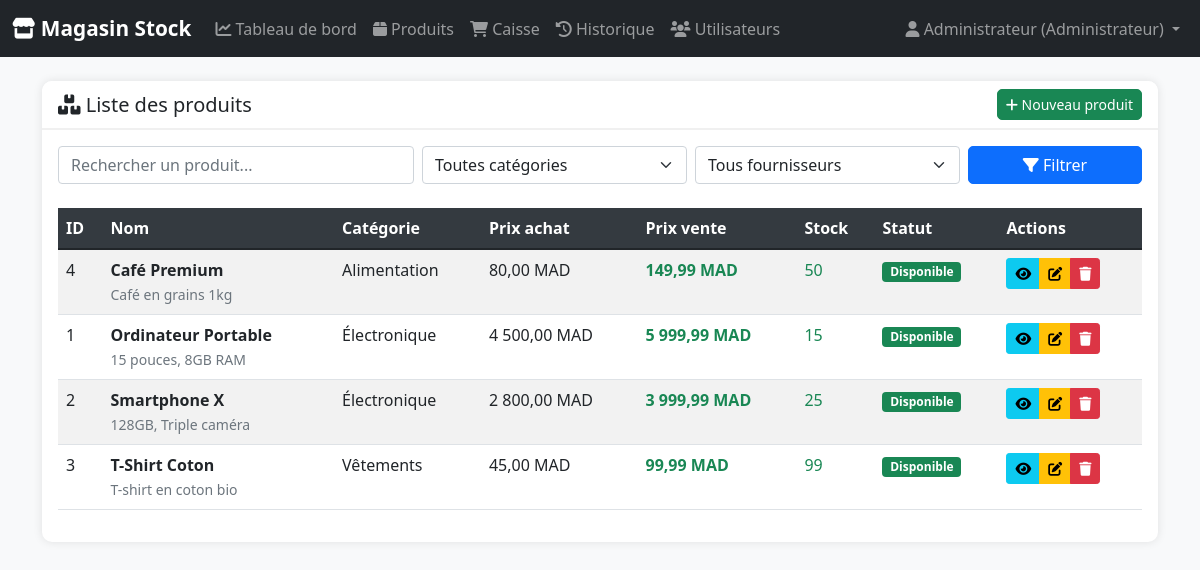
/index.php?controller=product&action=index (signed in), run on the app's committed database.
### tables this page shows
CREATE TABLE `products` (
  `id` int(11) NOT NULL,
  `name` varchar(100) NOT NULL,
  `description` text DEFAULT NULL,
  `purchase_price` decimal(10,2) NOT NULL,
  `selling_price` decimal(10,2) NOT NULL,
  `quantity` int(11) NOT NULL DEFAULT 0,
  `alert_threshold` int(11) NOT NULL DEFAULT 5,
  `category_id` int(11) DEFAULT NULL,
  `supplier_id` int(11) DEFAULT NULL,
  `created_at` timestamp NOT NULL DEFAULT current_timestamp(),
  `updated_at` timestamp NOT NULL DEFAULT current_timestamp() ON UPDATE current_timestamp()
);

CREATE TABLE `categories` (
  `id` int(11) NOT NULL,
  `name` varchar(50) NOT NULL,
  `description` text DEFAULT NULL,
  `created_at` timestamp NOT NULL DEFAULT current_timestamp()
);

### controllers/ProductController.php (called while the page is built, shortened)
<?php
require_once "Controller.php";
class ProductController extends Controller {
   public function index() {
    $productModel = new Product($this->db);
    $categoryModel = new Category($this->db);
    $supplierModel = new Supplier($this->db);
    $filters = [
        'category_id' => $_GET['category_id'] ?? null,
        'supplier_id' => $_GET['supplier_id'] ?? null,
        'search' => $_GET['search'] ?? null
    ];
    if ($_SESSION['user_role'] === 'supplier') {
        $userModel = new User($this->db);
        $user = $userModel->findById($_SESSION['user_id']);
        if ($user && !empty($user['supplier_id'])) {
            $filters['supplier_id'] = $user['supplier_id'];
            unset($_GET['supplier_id']);
        }
        $categories = [];
        $suppliers = [];
    } else {
        $categories = $categoryModel->getAll();
        $suppliers = $supplierModel->getAll();
    }
    $products = $productModel->getAll($filters);
    $this->render("products/index", [
        'products' => $products,
        'categories' => $categories,
        'suppliers' => $suppliers,
        'filters' => $filters
    ]);
}
}
?>

### models/Product.php (called while the page is built, shortened)
<?php
class Product {
    private $conn;
    private $table_name = "products";
    public function __construct($db) {
        $this->conn = $db;
    }
    public function getAll($filters = []) {
    $query = "SELECT p.*, c.name as category_name, s.name as supplier_name
              FROM " . $this->table_name . " p
              LEFT JOIN categories c ON p.category_id = c.id
              LEFT JOIN suppliers s ON p.supplier_id = s.id
              WHERE 1=1";
    $query .= " ORDER BY p.name ASC";
    $stmt = $this->conn->prepare($query);
    $stmt->execute();
    return $stmt->fetchAll(PDO::FETCH_ASSOC);
}
}
?>

### views/products/index.php (the view, shortened to what this page needs)
<div class="card">
    <div class="card-header bg-white">
        <div class="d-flex justify-content-between align-items-center">
            <h5 class="mb-0">
                <i class="fas fa-boxes"></i> Liste des produits
            </h5>
            <?php if ($_SESSION['user_role'] === 'admin'): ?>
            <a href="index.php?controller=product&action=create" class="btn btn-success btn-sm">
                <i class="fas fa-plus"></i> Nouveau produit
            </a>
            <?php endif; ?>
        </div>
    </div>
    <div class="card-body">
<form method="GET" class="row mb-4 g-2">
    <div class="col-md-4">
        <input type="text" name="search" class="form-control" placeholder="Rechercher un produit..."
               value="<?php echo htmlspecialchars($filters['search'] ?? ''); ?>">
    </div>
    <div class="col-md-3">
        <select name="category_id" class="form-select">
            <option value="">Toutes catégories</option>
        </select>
    </div>
    <div class="col-md-3">
        <select name="supplier_id" class="form-select">
            <option value="">Tous fournisseurs</option>
        </select>
    </div>
    <div class="col-md-2">
        <button type="submit" class="btn btn-primary w-100">
            <i class="fas fa-filter"></i> Filtrer
        </button>
    </div>
</form>
        <?php if (empty($products)): ?>
        <div class="alert alert-info text-center">
            <i class="fas fa-info-circle"></i> Aucun produit trouvé.
        </div>
        <?php else: ?>
        <div class="table-responsive">
            <table class="table table-striped table-hover">
                <thead class="table-dark">
                    <tr>
                        <th>ID</th>
                        <th>Nom</th>
                        <th>Catégorie</th>
                        <th>Prix achat</th>
                        <th>Prix vente</th>
                        <th>Stock</th>
                        <th>Statut</th>
                        <th>Actions</th>
                    </tr>
                </thead>
                <tbody>
                    <?php foreach ($products as $product): ?>
                    <tr>
                        <td><?php echo $product['id']; ?></td>
                        <td>
                            <strong><?php echo htmlspecialchars($product['name']); ?></strong><br>
                            <small class="text-muted"><?php echo substr(htmlspecialchars($product['description']), 0, 50); ?></small>
                        </td>
                        <td><?php echo htmlspecialchars($product['category_name'] ?? 'Non catégorisé'); ?></td>
                        <td><?php echo number_format($product['purchase_price'], 2, ',', ' '); ?> MAD</td>
                        <td class="fw-bold text-success"><?php echo number_format($product['selling_price'], 2, ',', ' '); ?> MAD</td>
                        <td>
                            <?php
                            $stockClass = $product['quantity'] <= $product['alert_threshold'] ? 'text-danger fw-bold' : 'text-success';
                            ?>
                            <span class="<?php echo $stockClass; ?>">
                                <?php echo $product['quantity']; ?>
                            </span>
                        </td>
                        <td>
                            <?php if ($product['quantity'] <= $product['alert_threshold']): ?>
                                <span class="badge bg-warning text-dark">Stock faible</span>
                            <?php elseif ($product['quantity'] == 0): ?>
                                <span class="badge bg-danger">Rupture</span>
                            <?php else: ?>
                                <span class="badge bg-success">Disponible</span>
                            <?php endif; ?>
                        </td>
                        <td>
                            <div class="btn-group btn-group-sm">
                                <a href="index.php?controller=product&action=view&id=<?php echo $product['id']; ?>"
                                   class="btn btn-info" title="Voir">
                                    <i class="fas fa-eye"></i>
                                </a>
                                <?php if ($_SESSION['user_role'] === 'admin'): ?>
                                <a href="index.php?controller=product&action=edit&id=<?php echo $product['id']; ?>"
                                   class="btn btn-warning" title="Modifier">
                                    <i class="fas fa-edit"></i>
                                </a>
                                <a href="javascript:void(0)"
                                   onclick="confirmDelete(<?php echo $product['id']; ?>, '<?php echo htmlspecialchars($product['name']); ?>')"
                                   class="btn btn-danger" title="Supprimer">
                                    <i class="fas fa-trash"></i>
                                </a>
                                <?php endif; ?>
                            </div>
                        </td>
                    </tr>
                    <?php endforeach; ?>
                </tbody>
            </table>
        </div>
        <?php endif; ?>
    </div>
</div>

### index.php (shortened to what this page needs)
<?php
spl_autoload_register(function($class_name) {
    $file = "controllers/" . $class_name . ".php";
});
spl_autoload_register(function($class_name) {
    $file = "models/" . $class_name . ".php";
});
$db = (new Database())->getConnection();
$controller = $_GET['controller'] ?? 'auth';
$action = $_GET['action'] ?? 'login';
$controllerClass = ucfirst($controller) . 'Controller';
if (class_exists($controllerClass)) {
    $controllerObj = new $controllerClass($db);
    if (method_exists($controllerObj, $action)) {
        $controllerObj->$action();
    } else {
        die("Action not found");
    }
} else {
    die("Controller not found");
}
?>

### controllers/Controller.php (shortened to what this page needs)
<?php
abstract class Controller {
    public function __construct($db) {
        $this->db = $db;
    }
    protected function render($view, $data = []) {
        extract($data);
        $viewFile = dirname(__DIR__) . "/views/" . $view . ".php";
        if (file_exists($viewFile)) {
            require_once dirname(__DIR__) . "/views/layouts/main.php";
        } else {
            die("View not found: " . $viewFile);
        }
    }
}
?>

### views/layouts/main.php (shortened to what this page needs)
<!DOCTYPE html>
<html lang="fr">
<head>
    <link href="https://cdn.jsdelivr.net/npm/bootstrap@5.1.3/dist/css/bootstrap.min.css" rel="stylesheet">
    <link rel="stylesheet" href="https://cdnjs.cloudflare.com/ajax/libs/font-awesome/6.0.0/css/all.min.css">
</head>
<body>
    <?php if (isset($_SESSION['user_id'])): ?>
    <nav class="navbar navbar-expand-lg navbar-dark bg-dark">
        <div class="container-fluid">
            <a class="navbar-brand" href="index.php?controller=dashboard&action=index">
                <i class="fas fa-store"></i> Magasin Stock
            </a>
            <div class="collapse navbar-collapse" id="navbarNav">
                <ul class="navbar-nav me-auto">
                    <?php if ($_SESSION['user_role'] === 'admin'): ?>
                        <li class="nav-item">
                            <a class="nav-link" href="index.php?controller=dashboard&action=index">
                                <i class="fas fa-chart-line"></i> Tableau de bord
                            </a>
                        </li>
                        <li class="nav-item">
                            <a class="nav-link" href="index.php?controller=product&action=index">
                                <i class="fas fa-box"></i> Produits
                            </a>
                        </li>
                        <li class="nav-item">
                            <a class="nav-link" href="index.php?controller=sale&action=pos">
                                <i class="fas fa-shopping-cart"></i> Caisse
                            </a>
                        </li>
                        <li class="nav-item">
                            <a class="nav-link" href="index.php?controller=sale&action=history">
                                <i class="fas fa-history"></i> Historique
                            </a>
                        </li>
                        <li class="nav-item">
                            <a class="nav-link" href="index.php?controller=user&action=index">
                                <i class="fas fa-users"></i> Utilisateurs
                            </a>
                        </li>
                    <?php endif; ?>
                </ul>
                <ul class="navbar-nav">
                    <li class="nav-item dropdown">
                        <a class="nav-link dropdown-toggle" href="#" id="userDropdown" role="button" data-bs-toggle="dropdown">
                            <i class="fas fa-user"></i>
                            <?php
                            $roleLabel = '';
                            if ($_SESSION['user_role'] === 'admin') $roleLabel = 'Administrateur';
                            elseif ($_SESSION['user_role'] === 'seller') $roleLabel = 'Vendeur';
                            elseif ($_SESSION['user_role'] === 'supplier') $roleLabel = 'Fournisseur';
                            echo htmlspecialchars($_SESSION['user_name']) . ' (' . $roleLabel . ')';
                            ?>
                        </a>
                    </li>
                </ul>
            </div>
        </div>
    </nav>
    <?php endif; ?>
    <div class="container mt-4">
        <?php
        if (isset($viewFile) && file_exists($viewFile)) {
            require_once $viewFile;
        }
        ?>
    </div>
</body>
</html>

### views/layouts/main.php (style rules this page uses)
body { background-color: #f8f9fa; font-family: 'Segoe UI', Tahoma, Geneva, Verdana, sans-serif; }
.navbar-brand { font-weight: bold; font-size: 1.3rem; }
.card { border: none; box-shadow: 0 0 10px rgba(0,0,0,0.1); margin-bottom: 20px; border-radius: 10px; }
.card-header { background-color: #fff; border-bottom: 2px solid #f0f0f0; font-weight: bold; border-radius: 10px 10px 0 0 !important; }
.table th { background-color: #343a40; color: white; }
.btn { border-radius: 5px; }

### data on the page
products: id "4", name "Café Premium", description "Café en grains 1kg", category.name "Alimentation", purchase_price "80,00", selling_price "149,99", quantity "50", alert_threshold "Disponible"
products: id "1", name "Ordinateur Portable", description "15 pouces, 8GB RAM", category.name "Électronique", purchase_price "4 500,00", selling_price "5 999,99", quantity "15", alert_threshold "Disponible"
products: id "2", name "Smartphone X", description "128GB, Triple caméra", category.name "Électronique", purchase_price "2 800,00", selling_price "3 999,99", quantity "25", alert_threshold "Disponible"
products: id "3", name "T-Shirt Coton", description "T-shirt en coton bio", category.name "Vêtements", purchase_price "45,00", selling_price "99,99", quantity "99", alert_threshold "Disponible"

### other printed values
$_SESSION['user_name'] "Administrateur"
$roleLabel "Administrateur"
